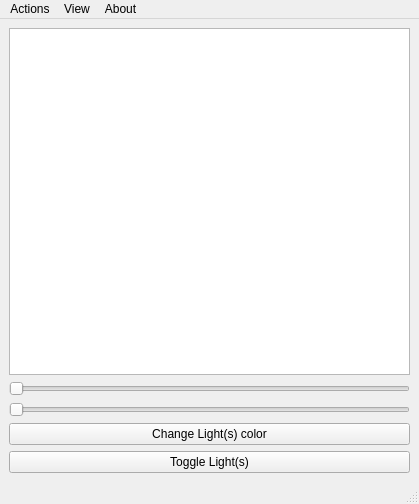
<?xml version="1.0" encoding="UTF-8"?>
<ui version="4.0">
 <class>MainWindow</class>
 <widget class="QMainWindow" name="MainWindow">
  <property name="geometry">
   <rect>
    <x>0</x>
    <y>0</y>
    <width>419</width>
    <height>504</height>
   </rect>
  </property>
  <property name="windowTitle">
   <string>OpenHue</string>
  </property>
  <property name="windowIcon">
   <iconset resource="logo.qrc">
    <normaloff>:/icon.ico</normaloff>:/icon.ico</iconset>
  </property>
  <property name="autoFillBackground">
   <bool>false</bool>
  </property>
  <widget class="QWidget" name="centralwidget">
   <layout class="QGridLayout" name="gridLayout">
    <item row="4" column="0">
     <widget class="QPushButton" name="pushButton_5">
      <property name="toolTip">
       <string>&lt;html&gt;&lt;head/&gt;&lt;body&gt;&lt;p&gt;Change the lights color.&lt;/p&gt;&lt;/body&gt;&lt;/html&gt;</string>
      </property>
      <property name="text">
       <string>Change Light(s) color</string>
      </property>
     </widget>
    </item>
    <item row="5" column="0">
     <widget class="QPushButton" name="pushButton_4">
      <property name="toolTip">
       <string>&lt;html&gt;&lt;head/&gt;&lt;body&gt;&lt;p&gt;Turn on or off lights&lt;/p&gt;&lt;/body&gt;&lt;/html&gt;</string>
      </property>
      <property name="text">
       <string>Toggle Light(s)</string>
      </property>
     </widget>
    </item>
    <item row="2" column="0">
     <widget class="QSlider" name="horizontalSlider">
      <property name="toolTip">
       <string>&lt;html&gt;&lt;head/&gt;&lt;body&gt;&lt;p&gt;Brightness slider&lt;/p&gt;&lt;/body&gt;&lt;/html&gt;</string>
      </property>
      <property name="maximum">
       <number>255</number>
      </property>
      <property name="orientation">
       <enum>Qt::Horizontal</enum>
      </property>
     </widget>
    </item>
    <item row="1" column="0">
     <widget class="QListWidget" name="listWidget">
      <property name="spacing">
       <number>0</number>
      </property>
     </widget>
    </item>
    <item row="3" column="0">
     <widget class="QSlider" name="horizontalSlider_2">
      <property name="toolTip">
       <string>&lt;html&gt;&lt;head/&gt;&lt;body&gt;&lt;p&gt;Color temperature slider&lt;/p&gt;&lt;/body&gt;&lt;/html&gt;</string>
      </property>
      <property name="minimum">
       <number>153</number>
      </property>
      <property name="maximum">
       <number>500</number>
      </property>
      <property name="value">
       <number>153</number>
      </property>
      <property name="sliderPosition">
       <number>153</number>
      </property>
      <property name="orientation">
       <enum>Qt::Horizontal</enum>
      </property>
     </widget>
    </item>
   </layout>
  </widget>
  <widget class="QStatusBar" name="statusbar"/>
  <widget class="QMenuBar" name="menuBar">
   <property name="geometry">
    <rect>
     <x>0</x>
     <y>0</y>
     <width>419</width>
     <height>26</height>
    </rect>
   </property>
   <widget class="QMenu" name="menuActions">
    <property name="title">
     <string>Actions</string>
    </property>
    <addaction name="actionRefresh_lights"/>
    <addaction name="actionRefresh_Rooms_Groups"/>
    <addaction name="actionRefresh_Bridge_Connection"/>
    <addaction name="actionDelete"/>
   </widget>
   <widget class="QMenu" name="menuAbout">
    <property name="title">
     <string>About</string>
    </property>
    <addaction name="actionSource_Code"/>
    <addaction name="actionCredits"/>
    <addaction name="actionHelp"/>
    <addaction name="actionBridge_Info"/>
    <addaction name="separator"/>
    <addaction name="actionBug_Report"/>
   </widget>
   <widget class="QMenu" name="menuView">
    <property name="title">
     <string>View</string>
    </property>
    <addaction name="actionRoom_Group"/>
    <addaction name="actionLights"/>
   </widget>
   <addaction name="menuActions"/>
   <addaction name="menuView"/>
   <addaction name="menuAbout"/>
  </widget>
  <action name="actionSource_Code">
   <property name="text">
    <string>Source Code</string>
   </property>
  </action>
  <action name="actionCredits">
   <property name="text">
    <string>Credits</string>
   </property>
  </action>
  <action name="actionRefresh_lights">
   <property name="text">
    <string>Refresh lights</string>
   </property>
  </action>
  <action name="actionRefresh_Bridge_Connection">
   <property name="text">
    <string>Refresh Bridge Connection</string>
   </property>
  </action>
  <action name="actionRoom_Group">
   <property name="text">
    <string>Room / Group</string>
   </property>
  </action>
  <action name="actionLights">
   <property name="text">
    <string>Lights</string>
   </property>
  </action>
  <action name="actionRefresh_Rooms_Groups">
   <property name="text">
    <string>Refresh Rooms / Groups</string>
   </property>
  </action>
  <action name="actionHelp">
   <property name="text">
    <string>Help</string>
   </property>
  </action>
  <action name="actionBridge_Info">
   <property name="text">
    <string>Bridge Info</string>
   </property>
  </action>
  <action name="actionBug_Report">
   <property name="text">
    <string>Bug Report</string>
   </property>
  </action>
  <action name="actionDelete">
   <property name="text">
    <string>Delete Bridge Conection</string>
   </property>
  </action>
 </widget>
 <resources>
  <include location="logo.qrc"/>
 </resources>
 <connections/>
</ui>
